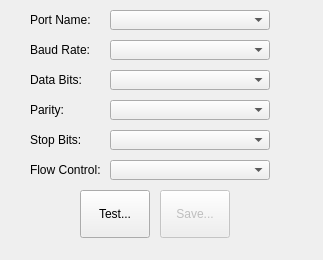
<?xml version="1.0" encoding="UTF-8"?>
<ui version="4.0">
 <class>SerialPortSettings</class>
 <widget class="QDialog" name="SerialPortSettings">
  <property name="geometry">
   <rect>
    <x>0</x>
    <y>0</y>
    <width>323</width>
    <height>260</height>
   </rect>
  </property>
  <property name="windowTitle">
   <string>Dialog</string>
  </property>
  <widget class="QLabel" name="lbSPortName">
   <property name="geometry">
    <rect>
     <x>30</x>
     <y>10</y>
     <width>80</width>
     <height>20</height>
    </rect>
   </property>
   <property name="text">
    <string>Port Name:</string>
   </property>
   <property name="alignment">
    <set>Qt::AlignLeading|Qt::AlignLeft|Qt::AlignVCenter</set>
   </property>
  </widget>
  <widget class="QComboBox" name="cbBoxSPortName">
   <property name="geometry">
    <rect>
     <x>110</x>
     <y>10</y>
     <width>160</width>
     <height>20</height>
    </rect>
   </property>
   <property name="layoutDirection">
    <enum>Qt::LeftToRight</enum>
   </property>
   <property name="editable">
    <bool>false</bool>
   </property>
  </widget>
  <widget class="QLabel" name="lbSPBaudRate">
   <property name="geometry">
    <rect>
     <x>30</x>
     <y>40</y>
     <width>80</width>
     <height>20</height>
    </rect>
   </property>
   <property name="text">
    <string>Baud Rate:</string>
   </property>
   <property name="alignment">
    <set>Qt::AlignLeading|Qt::AlignLeft|Qt::AlignVCenter</set>
   </property>
  </widget>
  <widget class="QComboBox" name="cbBoxSBaudRate">
   <property name="geometry">
    <rect>
     <x>110</x>
     <y>40</y>
     <width>160</width>
     <height>20</height>
    </rect>
   </property>
   <property name="layoutDirection">
    <enum>Qt::LeftToRight</enum>
   </property>
   <property name="editable">
    <bool>false</bool>
   </property>
  </widget>
  <widget class="QLabel" name="lbSPDataBits">
   <property name="geometry">
    <rect>
     <x>30</x>
     <y>70</y>
     <width>80</width>
     <height>20</height>
    </rect>
   </property>
   <property name="layoutDirection">
    <enum>Qt::LeftToRight</enum>
   </property>
   <property name="text">
    <string>Data Bits:</string>
   </property>
   <property name="alignment">
    <set>Qt::AlignLeading|Qt::AlignLeft|Qt::AlignVCenter</set>
   </property>
  </widget>
  <widget class="QComboBox" name="cbBoxSPDataBits">
   <property name="geometry">
    <rect>
     <x>110</x>
     <y>70</y>
     <width>160</width>
     <height>20</height>
    </rect>
   </property>
  </widget>
  <widget class="QLabel" name="lbSPParity">
   <property name="geometry">
    <rect>
     <x>30</x>
     <y>100</y>
     <width>80</width>
     <height>20</height>
    </rect>
   </property>
   <property name="layoutDirection">
    <enum>Qt::LeftToRight</enum>
   </property>
   <property name="text">
    <string>Parity:</string>
   </property>
   <property name="alignment">
    <set>Qt::AlignLeading|Qt::AlignLeft|Qt::AlignVCenter</set>
   </property>
  </widget>
  <widget class="QComboBox" name="cbBoxSPParity">
   <property name="geometry">
    <rect>
     <x>110</x>
     <y>100</y>
     <width>160</width>
     <height>20</height>
    </rect>
   </property>
  </widget>
  <widget class="QLabel" name="lbSPStopBits">
   <property name="geometry">
    <rect>
     <x>30</x>
     <y>130</y>
     <width>80</width>
     <height>20</height>
    </rect>
   </property>
   <property name="layoutDirection">
    <enum>Qt::LeftToRight</enum>
   </property>
   <property name="text">
    <string>Stop Bits:</string>
   </property>
   <property name="alignment">
    <set>Qt::AlignLeading|Qt::AlignLeft|Qt::AlignVCenter</set>
   </property>
  </widget>
  <widget class="QComboBox" name="cbBoxSPStopBits">
   <property name="geometry">
    <rect>
     <x>110</x>
     <y>130</y>
     <width>160</width>
     <height>20</height>
    </rect>
   </property>
  </widget>
  <widget class="QLabel" name="lbSPFlowControl">
   <property name="geometry">
    <rect>
     <x>30</x>
     <y>160</y>
     <width>80</width>
     <height>20</height>
    </rect>
   </property>
   <property name="layoutDirection">
    <enum>Qt::LeftToRight</enum>
   </property>
   <property name="text">
    <string>Flow Control:</string>
   </property>
   <property name="alignment">
    <set>Qt::AlignLeading|Qt::AlignLeft|Qt::AlignVCenter</set>
   </property>
  </widget>
  <widget class="QComboBox" name="cbBoxSPFlowControl">
   <property name="geometry">
    <rect>
     <x>110</x>
     <y>160</y>
     <width>160</width>
     <height>20</height>
    </rect>
   </property>
  </widget>
  <widget class="QToolButton" name="toolBSPSettingSave">
   <property name="enabled">
    <bool>false</bool>
   </property>
   <property name="geometry">
    <rect>
     <x>160</x>
     <y>190</y>
     <width>70</width>
     <height>48</height>
    </rect>
   </property>
   <property name="text">
    <string>Save...</string>
   </property>
   <property name="icon">
    <iconset resource="../mimages.qrc">
     <normaloff>:/Images/120x120/120px-System-floppy.png</normaloff>:/Images/120x120/120px-System-floppy.png</iconset>
   </property>
   <property name="iconSize">
    <size>
     <width>48</width>
     <height>48</height>
    </size>
   </property>
  </widget>
  <widget class="QToolButton" name="toolBSPSettingTest">
   <property name="geometry">
    <rect>
     <x>80</x>
     <y>190</y>
     <width>70</width>
     <height>48</height>
    </rect>
   </property>
   <property name="text">
    <string>Test...</string>
   </property>
   <property name="icon">
    <iconset resource="../mimages.qrc">
     <normaloff>:/Images/120x120/120px-Gtk-refresh.png</normaloff>:/Images/120x120/120px-Gtk-refresh.png</iconset>
   </property>
   <property name="iconSize">
    <size>
     <width>48</width>
     <height>48</height>
    </size>
   </property>
  </widget>
 </widget>
 <resources>
  <include location="../mimages.qrc"/>
 </resources>
 <connections>
  <connection>
   <sender>toolBSPSettingTest</sender>
   <signal>pressed()</signal>
   <receiver>SerialPortSettings</receiver>
   <slot>runConfigTest()</slot>
   <hints>
    <hint type="sourcelabel">
     <x>114</x>
     <y>213</y>
    </hint>
    <hint type="destinationlabel">
     <x>161</x>
     <y>129</y>
    </hint>
   </hints>
  </connection>
  <connection>
   <sender>toolBSPSettingSave</sender>
   <signal>pressed()</signal>
   <receiver>SerialPortSettings</receiver>
   <slot>runSaveConfig()</slot>
   <hints>
    <hint type="sourcelabel">
     <x>194</x>
     <y>213</y>
    </hint>
    <hint type="destinationlabel">
     <x>161</x>
     <y>129</y>
    </hint>
   </hints>
  </connection>
 </connections>
 <slots>
  <slot>runConfigTest()</slot>
  <slot>runSaveConfig()</slot>
 </slots>
</ui>
